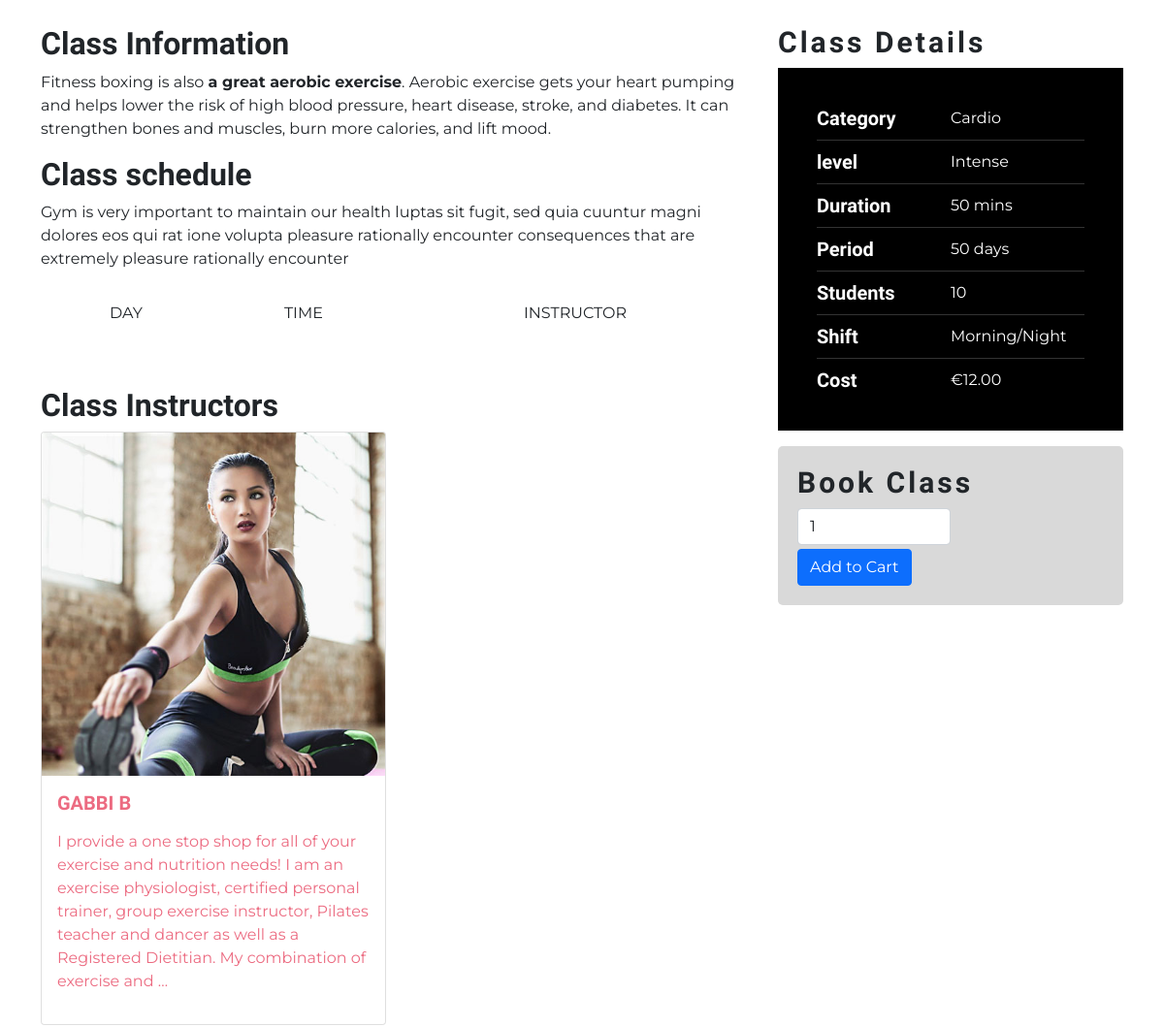
Before: /gym_class/2/ (middle part) with the older database file.
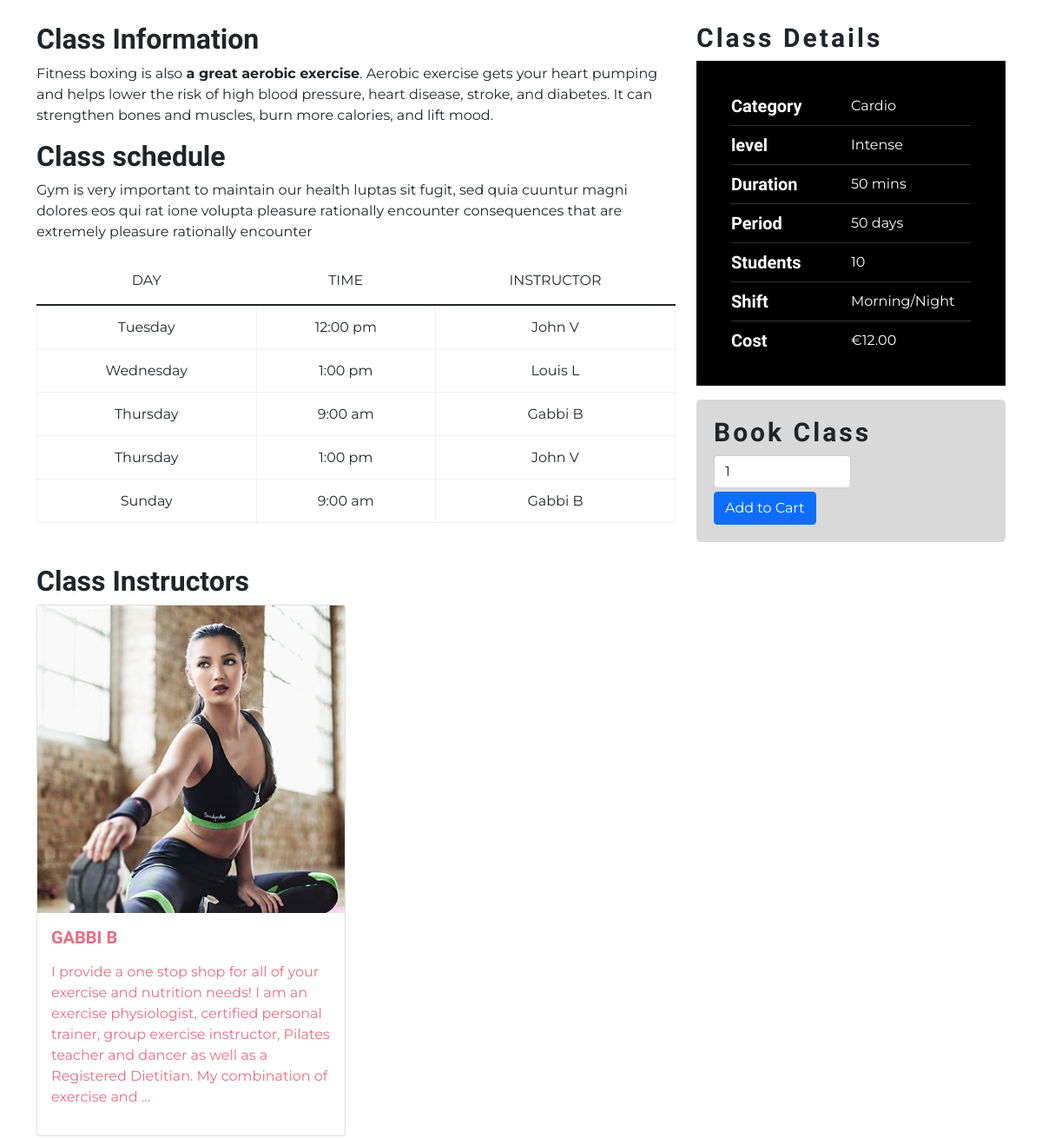
After: the same page with the newer database file.
### classes/models.py (models this page shows, shortened)
class GymClass(models.Model):
    class Meta:
        verbose_name_plural = 'GymClasses'
    category = models.ForeignKey('Category', null=True, blank=True, on_delete=models.SET_NULL)
    name = models.CharField(max_length=254)
    description = HTMLField()
    short = models.TextField(blank=True)
    level = models.CharField(max_length=254)
    duration = models.IntegerField()
    period = models.CharField(max_length=254)
    students = models.IntegerField()
    price = models.DecimalField(max_digits=6, decimal_places=2)
    trainer = models.ManyToManyField('Trainer', blank=True)
    image_url = models.URLField(max_length=1024, null=True, blank=True)
    image = models.ImageField(null=True, blank=True)

class Trainer(models.Model):
    name = models.CharField(max_length=254)
    bio = HTMLField()
    image_url = models.URLField(max_length=1024, null=True, blank=True)
    image = models.ImageField(null=True, blank=True)

class Category(models.Model):
    class Meta:
        verbose_name_plural = 'Categories'
    name = models.CharField(max_length=254)
    friendly_name = models.CharField(max_length=254, null=True, blank=True)
    def __str__(self):
        return self.name

class Timetable(models.Model):
    gym_class = models.ForeignKey('GymClass', on_delete=models.CASCADE)
    start_date = models.DateField()
    end_date = models.DateField()
    day = models.CharField(max_length=12)
    time_slot = models.CharField(max_length=12)
    trainer = models.ForeignKey('Trainer', on_delete=models.CASCADE)

### classes/views.py (the view)
# urls.py: path('gym_class/<int:class_id>/', views.gym_class, name='gym_class'),
def gym_class(request, class_id):
    gym_class = get_object_or_404(GymClass, pk=class_id)
    trainers = gym_class.trainer.all()
    timetables = Timetable.objects.select_related().filter(gym_class = class_id)
    context = {
        'gym_class': gym_class,
        'trainers': trainers,
        'timetables': timetables
    }
    return render(request, 'classes/class.html', context)

### cart/contexts.py (called while the page is built, shortened)
def cart_contents(request):
    cart_items = []
    total = 0
    product_count = 0
    item_total = 0
    cart = request.session.get('cart', {})
    context = {
        'cart_items': cart_items,
        'total': total,
        'product_count': product_count,
    }
    return context

### classes/templates/classes/class.html (shortened to what this page needs)
{% extends "base.html" %}
{% load static %}
{% block content %}
<main>
    <section class="class-info">
        <div class="container">
            <div class="row">
                <div class="col-lg-8">
                    <div class="content">
                        <h2 class="title">Class Information</h2>
                        {{ gym_class.description|safe }}
                    </div>
                    <div class="class-schedule mb-5">
                        <h2 class="title">Class schedule</h2>
                        <p>Gym is very important to maintain our health luptas sit fugit, sed quia cuuntur magni
                            dolores eos qui rat ione volupta pleasure rationally encounter consequences that are
                            extremely pleasure rationally encounter</p>
                        <table class="table">
                            <thead>
                                <tr>
                                    <th class="day">Day</th>
                                    <th class="time">Time</th>
                                    <th class="tnstructor">Instructor</th>
                                </tr>
                            </thead>
                            <tbody>
                                {% for timetable_entry in timetables %}
                                <tr>
                                    <td>{{ timetable_entry.day }}</td>
                                    <td class="time">{{ timetable_entry.time_slot }}</td>
                                    <td>{{ timetable_entry.trainer.name }}</td>
                                </tr>
                                {% endfor %}
                            </tbody>
                        </table>
                    </div>
                    <div class="class-instructors mb-5">
                        <h2 class="title">Class Instructors</h2>
                        <div class="row row-cols-1 row-cols-md-2 g-4">
                            {% for trainer in trainers %}
                            <div class="col">
                                <a href="{% url 'trainer' trainer.id %}">
                                    <div class="card">
                                        {% if trainer.image %}
                                        <img class="card-img-top" src="{{ trainer.image.url }}"
                                            alt="{{ trainer.name }}">
                                        {% else %}
                                        <img class="card-img-top" src="{{ MEDIA_URL }}noimage.png"
                                            alt="{{ trainer.name }}">
                                        {% endif %}
                                        <div class="card-body">
                                            <h5 class="card-title">{{ trainer.name }}</h5>
                                            <p class="card-text">{{ trainer.bio|safe|truncatechars:255 }}</p>
                                        </div>
                                    </div>
                                </a>
                            </div>
                            {% endfor %}
                        </div>
                    </div>
                </div>
                <div class="col-sm-8 col-md-6 col-lg-4">
                    <div class="class-details">
                        <div class="class-detail-right">
                            <div class="class-schedule-block">
                                <h3 class="block-title m-b20">Class Details</h3>
                                <ul class="info-list">
                                    <li>
                                        <h5 class="title">Category</h5><span>{{ gym_class.category }}</span>
                                    </li>
                                    <li>
                                        <h5 class="title">level</h5><span>{{ gym_class.level }}</span>
                                    </li>
                                    <li>
                                        <h5 class="title">Duration</h5><span>{{ gym_class.duration }} mins</span>
                                    </li>
                                    <li>
                                        <h5 class="title">Period</h5><span>{{ gym_class.duration }} days</span>
                                    </li>
                                    <li>
                                        <h5 class="title">Students</h5><span>{{ gym_class.students }}</span>
                                    </li>
                                    <li>
                                        <h5 class="title">Shift</h5><span>Morning/Night</span>
                                    </li>
                                    <li>
                                        <h5 class="title">Cost</h5><span>€{{ gym_class.price }}</span>
                                    </li>
                                </ul>
                                <form class="form book-class" action="{% url 'add_to_cart' gym_class.id %}"
                                    method="POST">
                                    <div class="form-row">
                                        <div class="col-12">
                                            <h3>Book Class</h3>
                                            <div class="form-group w-50">
                                                <input class="form-control qty_input" type="number" name="quantity"
                                                    value="1" min="1" max="99" data-item_id="{{ gym_class.id }}"
                                                    id="id_qty_{{ gym_class.id }}">
                                                <input type="submit" class="btn btn-primary mt-1" value="Add to Cart">
                                            </div>
                                        </div>
                                    </div>
                                </form>
                            </div>
                        </div>
                    </div>
                </div>
            </div>
        </div>
    </section>
</main>
{% endblock %}

### templates/base.html (shortened to what this page needs)
{% load static %}
<!DOCTYPE html>
<html lang="en">
<head>
    {% block corecss %}
    <link href="https://cdn.jsdelivr.net/npm/bootstrap@5.1.1/dist/css/bootstrap.min.css" rel="stylesheet"
>
    <link rel="stylesheet"
        href="https://cdnjs.cloudflare.com/ajax/libs/simple-line-icons/2.5.5/css/simple-line-icons.min.css"
 />
    <link rel="stylesheet" href="{% static 'css/base.css' %}" />
    {% endblock %}
</head>
<body>
    {% block content %}
    {% endblock %}
</body>
</html>

### static/css/base.css (style rules this page uses)
body { font-family: 'Montserrat', sans-serif; }
a { color: #ec6b81; text-decoration: none; transition: .3s; -webkit-transition: .3s; -moz-transition: .3s; -ms-transition: .3s; -o-transition: .3s; }
aside, section { padding-top: 5rem; }
h1, h2, h3, h4, h5, h6 { font-family: 'Teko', sans-serif; font-weight: 800; }
h3 { font-size: 30px; font-weight: 700; letter-spacing: 3px; }
table { border: 1px solid #eeeeee; width: 100%; margin-bottom: 20px; }
th { text-align: center; font-weight: 400; padding: 15px 0; padding: 15px !important; text-align: center; border: 1px solid rgb(255 255 255 / 0.2); text-transform: uppercase; color: var(--dark-color); background: #f0f0f0; }
table tbody td { position: relative; border: 1px solid rgb(189 182 182 / 20%); line-height: normal; -webkit-box-sizing: initial; box-sizing: initial; padding: 15px !important; text-align: center; }
.info-list { list-style: none; padding: 40px; background-color: #000; }
.info-list li { border-bottom: 1px solid rgba(255, 255, 255, 0.2); margin-bottom: 10px; padding-bottom: 10px; color: #fff; display: flex; }
.info-list li .title { display: inline-block; width: 50%; margin-bottom: 0px; }
.info-list li:last-child { border-bottom: 0px; margin-bottom: 0px; padding-bottom: 0px; }
.card-title { text-transform: uppercase; }
.book-class { background-color: #d9d9d9; padding: 20px; border-radius: 5px; }

Changed rows visible on the page:
added Timetable: day "Tuesday", time_slot "12:00 pm", trainer.name "John V"
added Timetable: day "Wednesday", time_slot "1:00 pm", trainer.name "Louis L"
added Timetable: day "Thursday", time_slot "9:00 am", trainer.name "Gabbi B"
added Timetable: day "Thursday", time_slot "1:00 pm", trainer.name "John V"
added Timetable: day "Sunday", time_slot "9:00 am", trainer.name "Gabbi B"
